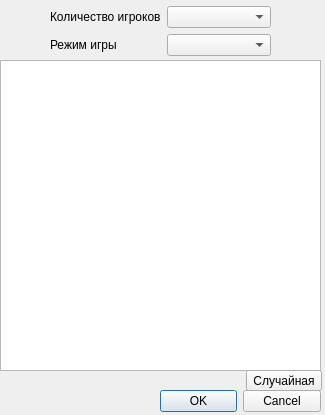
<?xml version="1.0" encoding="UTF-8"?>
<ui version="4.0">
 <class>ChoosingFilterMainMenu</class>
 <widget class="QWidget" name="ChoosingFilterMainMenu">
  <property name="geometry">
   <rect>
    <x>0</x>
    <y>0</y>
    <width>325</width>
    <height>415</height>
   </rect>
  </property>
  <property name="windowTitle">
   <string>MainMenu</string>
  </property>
  <widget class="QWidget" name="formLayoutWidget">
   <property name="geometry">
    <rect>
     <x>0</x>
     <y>0</y>
     <width>321</width>
     <height>61</height>
    </rect>
   </property>
   <layout class="QFormLayout" name="form_layout">
    <property name="formAlignment">
     <set>Qt::AlignCenter</set>
    </property>
    <property name="leftMargin">
     <number>50</number>
    </property>
    <property name="rightMargin">
     <number>50</number>
    </property>
    <item row="0" column="0">
     <widget class="QLabel" name="num_players_lb">
      <property name="text">
       <string>Количество игроков</string>
      </property>
     </widget>
    </item>
    <item row="0" column="1">
     <widget class="QComboBox" name="num_players_combo"/>
    </item>
    <item row="1" column="0">
     <widget class="QLabel" name="game_type_lb">
      <property name="text">
       <string>Режим игры</string>
      </property>
     </widget>
    </item>
    <item row="1" column="1">
     <widget class="QComboBox" name="game_type_combo"/>
    </item>
   </layout>
  </widget>
  <widget class="QDialogButtonBox" name="button_box">
   <property name="geometry">
    <rect>
     <x>160</x>
     <y>390</y>
     <width>161</width>
     <height>23</height>
    </rect>
   </property>
   <property name="standardButtons">
    <set>QDialogButtonBox::Cancel|QDialogButtonBox::Ok</set>
   </property>
  </widget>
  <widget class="QListWidget" name="savings_list">
   <property name="geometry">
    <rect>
     <x>0</x>
     <y>60</y>
     <width>321</width>
     <height>311</height>
    </rect>
   </property>
  </widget>
  <widget class="QLabel" name="error_lb">
   <property name="geometry">
    <rect>
     <x>10</x>
     <y>390</y>
     <width>141</width>
     <height>16</height>
    </rect>
   </property>
   <property name="text">
    <string/>
   </property>
  </widget>
  <widget class="QPushButton" name="additional_btn">
   <property name="geometry">
    <rect>
     <x>246</x>
     <y>370</y>
     <width>76</width>
     <height>21</height>
    </rect>
   </property>
   <property name="text">
    <string>Случайная</string>
   </property>
  </widget>
 </widget>
 <resources/>
 <connections/>
</ui>
